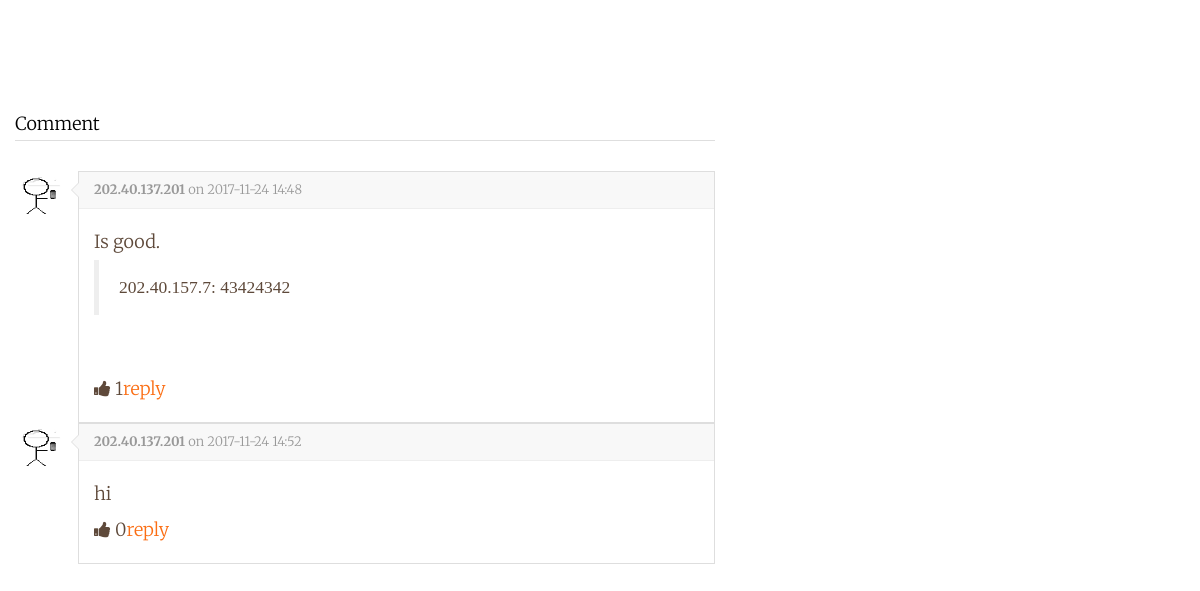
The page /ads.php?id=2 on the database its author committed.
### tables this page shows
CREATE TABLE IF NOT EXISTS `comment` (
  `Id` int(11) NOT NULL AUTO_INCREMENT,
  `ip` varchar(30) DEFAULT NULL,
  `Content` text NOT NULL,
  `Post_id` int(11) NOT NULL,
  `DateTime` datetime NOT NULL,
  `likeNo` int(20) NOT NULL,
  PRIMARY KEY (`Id`),
  KEY `Post_id_2` (`Post_id`)
);

CREATE TABLE IF NOT EXISTS `subcomment` (
  `Id` int(11) NOT NULL AUTO_INCREMENT,
  `IP` varchar(20) NOT NULL,
  `Content` text,
  `DateTime` datetime NOT NULL,
  `comment_Id` int(11) DEFAULT NULL,
  PRIMARY KEY (`Id`),
  KEY `comment_Id_2` (`comment_Id`)
);

### ads.php (the view, shortened to what this page needs)
<?php
	require_once('database.php');
	$id = $_GET["id"];
    $comment = $conn->prepare("SELECT * FROM Comment WHERE Post_id = $id ORDER BY DateTime;");
    $comment->execute();
    $comments = $comment->fetchAll();
?>
<!DOCTYPE html>
 <html class="no-js">
	<head>
	<link rel="stylesheet" href="asset/css/amazeui.min.css">
  	<link rel="stylesheet" href="asset/css/app.css">
    <link href="default.css" rel="stylesheet" type="text/css" media="all" />
    <link href="fonts.css" rel="stylesheet" type="text/css" media="all" />
	<link rel="stylesheet" href="css/animate.css">
	<link rel="stylesheet" href="css/icomoon.css">
	<link rel="stylesheet" href="css/simple-line-icons.css">
	<link rel="stylesheet" href="css/bootstrap-datetimepicker.min.css">
	<link rel="stylesheet" href="css/flexslider.css">
	<link rel="stylesheet" href="css/bootstrap.css">
	<link rel="stylesheet" href="css/style.css">
	<link rel="stylesheet" href="css/index.css">
	</head>
	<body>
		<div id="wrapper">
	<div id="page" class="container">
		<div id="content">
			<div class="title">
			<p style="color:black;border-bottom:1px solid rgba(34,36,38,.15);">Comment</p>
			<article class="am-comment">
<?php
	foreach ($comments as $comment) {
			$myDateTime = new DateTime($comment["DateTime"], new DateTimeZone('GMT'));
    		$myDateTime->setTimezone(new DateTimeZone('Asia/Hong_Kong'));
?>
<a href="#link-to-user-home">
    <img src="200-offline-sprite.png" alt="" class="am-comment-avatar" width="48" height="48"/>
  </a>
  <div class="am-comment-main">
    <header class="am-comment-hd">
      <div class="am-comment-meta">
        <a href="#link-to-user" class="am-comment-author"><?=$comment["ip"]?></a>
        on <time datetime="2013-07-27T04:54:29-07:00" title="2013年7月27日 下午7:54 格林尼治标准时间+0800"><?=$myDateTime->format('Y-m-d H:i');?></time>
      </div>
    </header>
    <div class="am-comment-bd">
      <?=$comment["Content"]?><?php $sc = $conn->prepare("SELECT IP,Content FROM SubComment where comment_Id = ".$comment["Id"]." order by DateTime");
    $sc->execute();
    $scs = $sc->fetchAll(); foreach($scs as $sc){?><blockquote><?=$sc["IP"]?>: <?=$sc["Content"]?></blockquote><?php } ?>
    <br>
      <i class="am-icon-thumbs-up" id="Comment<?=$comment["Id"]?>" onclick="like(<?=$comment["Id"]?>,'Comment')"> <?=$comment["likeNo"]?></i><a onclick="reply(<?=$comment["Id"]?>)">reply</a>
    </div>
  </div>
  <?php
	}
  ?>
</article>
		</div>
			</div>
		</div>
	</div>
	</body>
</html>

### default.css (style rules this page uses)
html, body { height: 100%; }
body { margin: 0px; padding: 0px; background: #2b2b2b; font-family: 'Source Sans Pro', sans-serif; font-size: 11pt; font-weight: 300; color: #6c6c6c }
p, ol, ul { margin-top: 0; }
p { line-height: 180%; }
a { color: #2C383B; }
.container { margin: 0px auto; width: 1200px; }
.title { margin-bottom: 3em; }
#wrapper { background: #FFF; }
#page { overflow: hidden; padding: 6em 0em 6em 0em; background: #FFF; }
#content { float: left; width: 700px; }

### css/style.css (style rules this page uses)
body { font-family: "Merriweather", serif; font-size: 18px; font-weight: 300; line-height: 2; color: #5e493a; }
a { color: #fb6e14; -webkit-transition: 0.5s; -o-transition: 0.5s; transition: 0.5s; }
p { margin-bottom: 30px; }

### css/index.css (style rules this page uses)
html, body { padding: 0; margin: 0; width: 100%; height: 100%; }

### rows shown on the page
comment: ip "202.40.137.201", DateTime "2017-11-24 14:48", Content "Is good.", likeNo "1"
subcomment: IP "202.40.157.7", Content "43424342"
comment: ip "202.40.137.201", DateTime "2017-11-24 14:52", Content "hi", likeNo "0"
